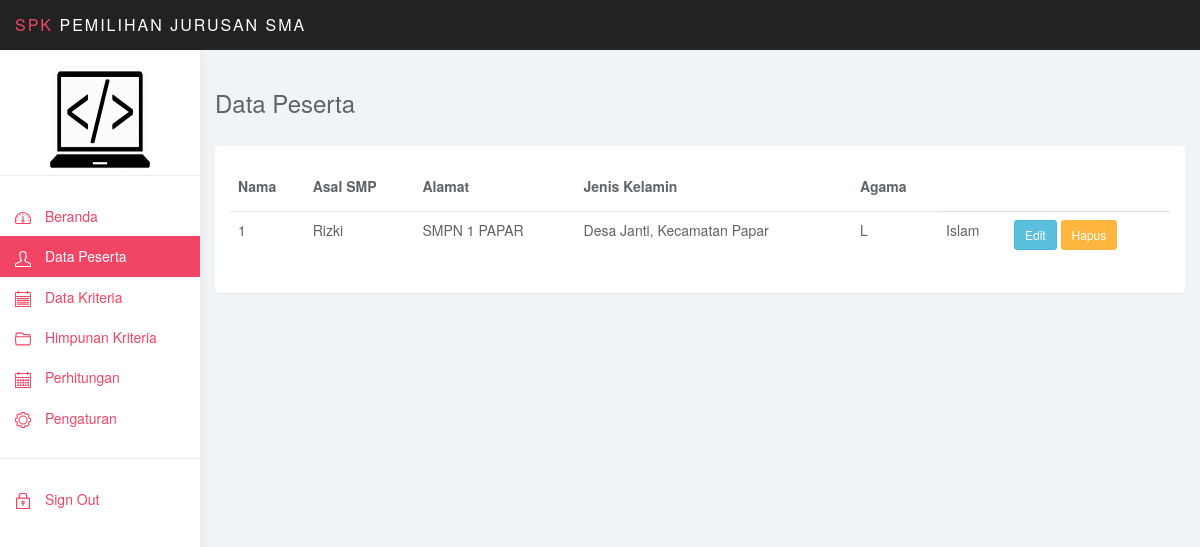
The app's page /admin/index.php?ap=peserta (signed in), older data.
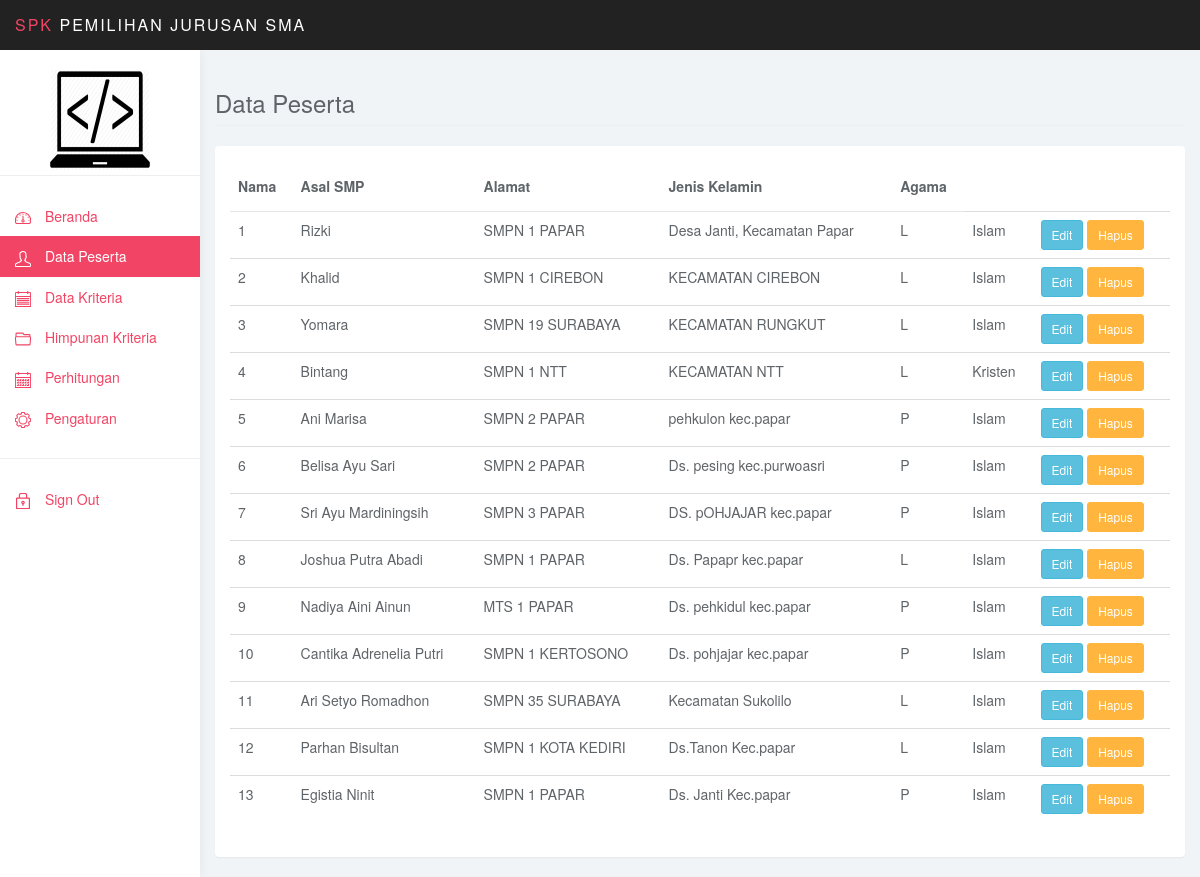
The same page, newer data.
### tables this page shows
CREATE TABLE `siswa` (
  `no_pendaftaran` int(11) NOT NULL,
  `nama` varchar(30) NOT NULL,
  `asal_smp` varchar(100) NOT NULL,
  `alamat` varchar(100) NOT NULL,
  `jenkel` varchar(20) NOT NULL,
  `agama` varchar(20) NOT NULL,
  `c1` double NOT NULL DEFAULT 1,
  `c2` double NOT NULL DEFAULT 1,
  `c3` double NOT NULL DEFAULT 1,
  `vektor_s` double NOT NULL,
  `vektor_v` double NOT NULL
);

### admin/aplikasi/peserta/index.php (the view, shortened to what this page needs)
<div class="row">
			<div class="col-lg-12">
				<h3 class="page-header">Data Peserta</h3>
			</div>
		</div>
<div class="row">
			<div class="col-md-12">
				<div class="panel panel-default">
					<div class="panel-body">
						<table class="table">
						    <thead>
						    <tr>
								<th>Nama</th>
								<th>Asal SMP</th>
								<th>Alamat</th>
								<th>Jenis Kelamin</th>
								<th>Agama</th>
						    </tr>
						    </thead>
						    <tbody>
						    <?php
						    include "../koneksi.php";
						    $no=0;
							$query = "select * from siswa";
							$hasil = mysqli_query($koneksi, $query) or die("");
							while ($data = mysqli_fetch_array($hasil)) {
								$no++;
							?>
							<tr>
								<td><?php echo "".$no; ?></td>
								<td><?php echo $data['nama']; ?></td>
								<td><?php echo $data['asal_smp']; ?></td>
								<td><?php echo $data['alamat']; ?></td>
								<td><?php echo $data['jenkel']; ?></td>
								<td><?php echo $data['agama']; ?></td>
								<td><button class="btn btn-info btn-sm" id="btn-todo">Edit</button>
									<button class="btn btn-warning btn-sm" id="btn-todo">Hapus</button></td>
							<?php
							}
							?>
							</tr>
							</tbody>
						</table>
					</div>
				</div>
			</div>
</div>

### admin/index.php (shortened to what this page needs)
<?php
if(!isset($_SESSION['admin'])){
	header("Location: login.php");
}else{
?>
<!DOCTYPE html>
<html>
<head>
<link href="css/bootstrap.css" rel="stylesheet">
<link href="css/datepicker3.css" rel="stylesheet">
<link href="css/styles.css" rel="stylesheet">
</head>
<body>
	<nav class="navbar navbar-inverse navbar-fixed-top" role="navigation">
		<div class="container-fluid">
			<div class="navbar-header">
				<a class="navbar-brand" href="#"><span>SPK</span> Pemilihan Jurusan SMA </a>
			</div>
		</div>
	</nav>
	<div id="sidebar-collapse" class="col-sm-3 col-lg-2 sidebar">
		<form role="search">
				<center><img src="../assets/img/uui.png" width="100px" height="100px"></center>
		</form>
		<ul class="nav menu">
			<li <?php if (!isset($_GET['ap'])) echo "class='active'";?> ><a href="./"><svg class="glyph stroked dashboard-dial"><use xlink:href="#stroked-dashboard-dial"></use></svg> Beranda</a></li>
			<li <?php if (isset($_GET['ap']) && $_GET['ap']=="peserta") echo "class='active'";?>><a href="?ap=peserta"><svg class="glyph stroked calendar"><use xlink:href="#stroked-male-user"></use></svg> Data Peserta</a></li>
			<li <?php if (isset($_GET['ap']) && $_GET['ap']=="kriteria") echo "class='active'";?>><a href="?ap=kriteria"><svg class="glyph stroked line-graph"><use xlink:href="#stroked-notepad"></use></svg> Data Kriteria</a></li>
			<li <?php if (isset($_GET['ap']) && $_GET['ap']=="hmp_kriteria") echo "class='active'";?>><a href="?ap=hmp_kriteria"><svg class="glyph stroked table"><use xlink:href="#stroked-open-folder"></use></svg> Himpunan Kriteria</a></li>
			<li <?php if (isset($_GET['ap']) && $_GET['ap']=="hitung") echo "class='active'";?>><a href="?ap=hitung"><svg class="glyph stroked pencil"><use xlink:href="#stroked-calendar"></use></svg> Perhitungan</a></li>
			<li <?php if (isset($_GET['ap']) && $_GET['ap']=="pengaturan") echo "class='active'";?>><a href="?ap=pengaturan"><svg class="glyph stroked gear"><use xlink:href="#stroked-gear"></use></svg> Pengaturan</a></li>
			<li role="presentation" class="divider"></li>
			<li><a href="logout.php"><svg class="glyph stroked male-user"><use xlink:href="#stroked-lock"></use></svg> Sign Out</a></li>
		</ul>
	</div>
	<div class="col-sm-9 col-sm-offset-3 col-lg-10 col-lg-offset-2 main">
		<?php
			include "controller.php";
		?>
	</div>
</body>
</html>
<?php
}
?>

### admin/controller.php (shortened to what this page needs)
<?php
	if(isset($_GET['ap'])){
		$ap = $_GET['ap'];
		if ($ap=="peserta"){
			include "aplikasi/peserta/index.php";
		}
	}else{
		include "home.php";
	}
?>

### admin/css/styles.css (style rules this page uses)
body { background: #f1f4f7; padding-top: 50px; color: #5f6468; }
a, a:hover, a:focus { color: #F24464; }
h1, h2, h3, h4, h5, h6 { color: #5f6468; }
h3, h4 { font-weight: 300; }
.navbar-header .navbar-brand { color: #fff; font-size: 16px; text-transform: uppercase; font-weight: 500; letter-spacing: 2px; }
.navbar-header .navbar-brand span { color: #F24464; }
.btn-warning, .btn-warning:hover, .btn-warning:focus, .btn-warning:active, .btn-warning.active, .open > .dropdown-toggle.btn-warning, .btn-warning.disabled, .btn-warning[disabled], fieldset[disabled] .btn-warning, .btn-warning.disabled:hover, .btn-warning[disabled]:hover, fieldset[disabled] .btn-warning:hover, .btn-warning.disabled:focus, .btn-warning[disabled]:focus, fieldset[disabled] .btn-warning:focus, .btn-warning.disabled:active, .btn-warning[disabled]:active, fieldset[disabled] .btn-warning:active, .btn-warning.disabled.active, .btn-warning[disabled].active, fieldset[disabled] .btn-warning.active { background-color: #ffb53e; border-color: #ffb53e; }
.panel { border: 0; }
.navbar { border: 0; }
.sidebar { display: block; background-color: #fff; padding: 0; display: none; }
.sidebar form { padding: 20px 15px 5px 15px; border-bottom: 1px solid #eee; margin-bottom: 20px; }
@media (min-width: 768px) { .sidebar { display: block; position: fixed; top: 50px; bottom: 0; left: 0; z-index: 1000; display: block; margin: 0; padding: 0; overflow-x: hidden; overflow-y: auto; background-color: #fff; box-shadow: 1px 0px 10px rgba(0, 0, 0, .05); } }
@media (min-width: 768px) { .navbar-header { width: 100%; } }
.sidebar ul.nav .active a, .sidebar ul.nav li.parent a.active, .sidebar ul.nav .active > a:hover, .sidebar ul.nav li.parent a.active:hover, .sidebar ul.nav .active > a:focus, .sidebar ul.nav li.parent a.active:focus { color: #fff; background-color: #F24464; }
.sidebar ul.nav li.divider { border-bottom: 1px solid #eee; margin: 20px 0; }
.table { background: #fff; }
.table>thead>tr>th { border-bottom: 1px solid #e6e7e8; vertical-align: middle; height: 50px; }
.sidebar .glyph, .user-menu .glyph { height: 16px; width: 16px; margin: 0 10px 0 0; stroke-width: 3px; }
.glyph.table { background: none; border: none; }

Row changes from the older to the newer data that the page shows:
added siswa: nama "Khalid", asal_smp "SMPN 1 CIREBON", alamat "KECAMATAN CIREBON", jenkel "L", agama "Islam"
added siswa: nama "Yomara", asal_smp "SMPN 19 SURABAYA", alamat "KECAMATAN RUNGKUT", jenkel "L", agama "Islam"
added siswa: nama "Bintang", asal_smp "SMPN 1 NTT", alamat "KECAMATAN NTT", jenkel "L", agama "Kristen"
added siswa: nama "Ani Marisa", asal_smp "SMPN 2 PAPAR", alamat "pehkulon kec.papar", jenkel "P", agama "Islam"
added siswa: nama "Belisa Ayu Sari", asal_smp "SMPN 2 PAPAR", alamat "Ds. pesing kec.purwoasri", jenkel "P", agama "Islam"
added siswa: nama "Sri Ayu Mardiningsih", asal_smp "SMPN 3 PAPAR", alamat "DS. pOHJAJAR kec.papar", jenkel "P", agama "Islam"
added siswa: nama "Joshua Putra Abadi", asal_smp "SMPN 1 PAPAR", alamat "Ds. Papapr kec.papar", jenkel "L", agama "Islam"
added siswa: nama "Nadiya Aini Ainun", asal_smp "MTS 1 PAPAR", alamat "Ds. pehkidul kec.papar", jenkel "P", agama "Islam"
added siswa: nama "Cantika Adrenelia Putri", asal_smp "SMPN 1 KERTOSONO", alamat "Ds. pohjajar kec.papar", jenkel "P", agama "Islam"
added siswa: nama "Ari Setyo Romadhon", asal_smp "SMPN 35 SURABAYA", alamat "Kecamatan Sukolilo", jenkel "L", agama "Islam"
added siswa: nama "Parhan Bisultan", asal_smp "SMPN 1 KOTA KEDIRI", alamat "Ds.Tanon Kec.papar", jenkel "L", agama "Islam"
added siswa: nama "Egistia Ninit", asal_smp "SMPN 1 PAPAR", alamat "Ds. Janti Kec.papar", jenkel "P", agama "Islam"
